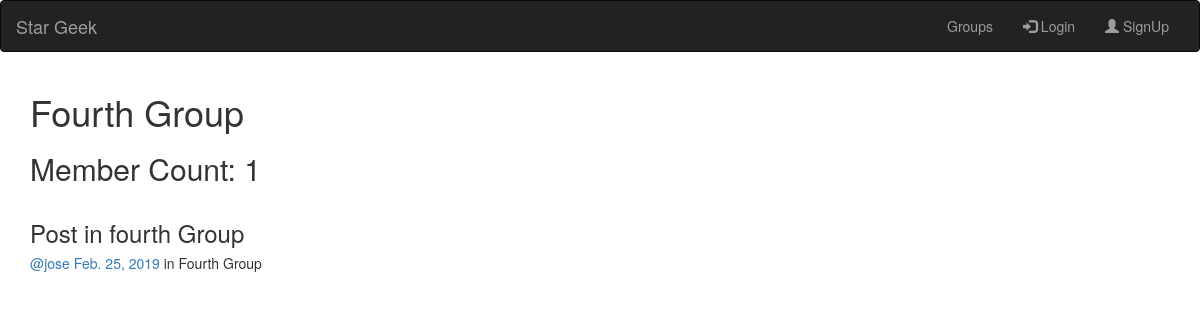
Page /groups/posts/in/fourth-group on the committed database.
### groups/models.py (models this page shows, shortened)
class Group(models.Model):
    name = models.CharField(max_length = 255,unique = True)
    slug = models.SlugField(allow_unicode = True,unique = True)
    description = models.TextField(default = '')
    members = models.ManyToManyField(User,related_name = "group")

### posts/models.py (models this page shows, shortened)
class Post(models.Model):
    message = models.TextField()
    created_at = models.DateField(auto_now = True)
    user = models.ForeignKey(User,related_name='posts',on_delete = models.CASCADE)
    group = models.ForeignKey(Group,related_name='posts',on_delete = models.CASCADE)
    class Meta():
        ordering = ['-created_at']

### groups/views.py (the view)
# urls.py: url(r'posts/in/(?P<slug>[-\w]+)$',views.SingleGroup.as_view(),name='single'),
class SingleGroup(DetailView):
    model = Group

### groups/templates/groups/group_detail.html (shortened to what this page needs)
{% extends "groups/group_base.html" %}
{% block pregroup %}
  <h1>{{ group.name }}</h1>
  <h2>Member Count: {{ group.members.count }}</h2>
{% endblock %}
{% block group_content %}
  {% if group.posts.count == 0 %}
    <h2>No posts in this group yet!</h2>
  {% else %}
    {% for post in group.posts.all %}
      {% include "posts/_post.html" %}
    {% endfor %}
  {% endif %}
{% endblock%}

### posts/templates/posts/_post.html (shortened to what this page needs)
<div class="post media">
	<h3>{{ post.message|safe }}</h3>
	<div class="media-body">
		<h5 class="media-heading">
			<span class="username"><a href="{% url 'posts:for_user' username=post.user.username %}">@{{ post.user.username }}</a></span>
			<time class="time"><a href="{% url 'posts:single' username=post.user.username pk=post.pk %}">{{ post.created_at }}</a></time>
			{% if post.group %}
			<span class="group-name">in {{ post.group.name }}</span>
			{% endif %}
		</h5>
	</div>
</div>

### rows in the picture
Group: name "Fourth Group", members.count "1"
Post: message "Post in fourth Group", user.username "jose", created_at "Feb. 25, 2019", group.name "Fourth Group"
